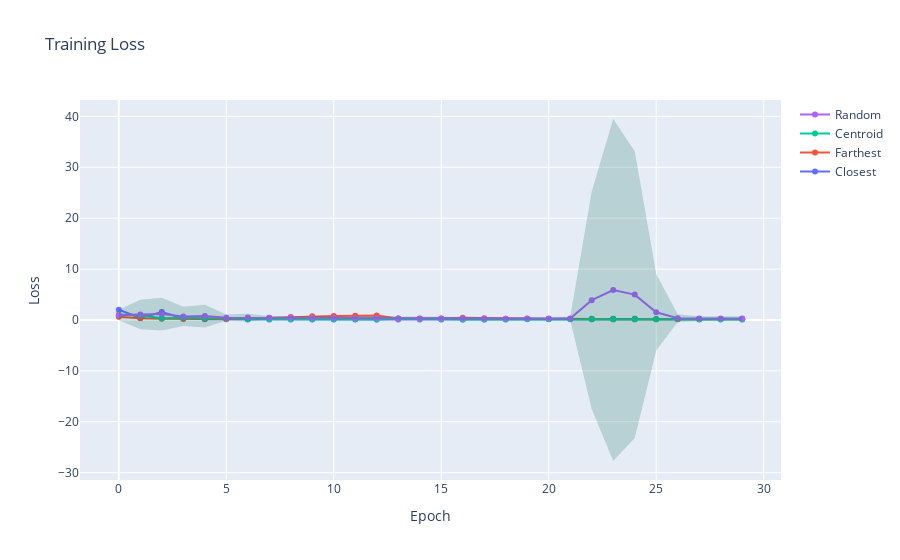

Notebook source saved alongside this figure:
### Code cell
fig = go.Figure()
fig.add_trace(go.Scatter(y=losses[0], mode='lines+markers', name='Closest'))
fig.add_trace(go.Scatter(y=losses[1], mode='lines+markers', name='Farthest'))
fig.add_trace(go.Scatter(y=losses[2], mode='lines+markers', name='Centroid'))
fig.add_trace(go.Scatter(y=np.mean(random_losses, axis=0), mode='lines+markers', name='Random'))

fig.add_trace(go.Scatter(
    x=np.arange(len(random_losses[0])),
    y=np.mean(random_losses, axis=0) + 2*np.std(random_losses, axis=0),
    mode='lines',
    line=dict(width=0),
    showlegend=False
))
fig.add_trace(go.Scatter(
    x=np.arange(len(random_losses[0])),
    y=np.mean(random_losses, axis=0) - 2*np.std(random_losses, axis=0),
    mode='lines',
    line=dict(width=0),
    fill='tonexty',
    fillcolor='rgba(0,100,80,0.2)',
    showlegend=False
))

fig.update_layout(title='Training Loss', xaxis_title='Epoch', yaxis_title='Loss')
fig.show()

### Figure 1 — Plotly figure (JSON) as saved in the notebook; plotly's stock layout.template omitted (floating-point values rounded to 4 significant figures)
{"data": [{"mode": "lines+markers", "name": "Closest", "type": "scatter", "y": [2.002, 0.3926, 1.547, 0.313, 0.1525, 0.1307, 0.1095, 0.09993, 0.09282, 0.09029, 0.09028, 0.09113, 0.09222, 0.09319, 0.09397, 0.0946, 0.09511, 0.09553, 0.1422, 0.2224, 0.1705, 0.1771, 0.2183, 0.2329, 0.2254, 0.2128, 0.2013, 0.1928, 0.1875, 0.1848]}, {"mode": "lines+markers", "name": "Farthest", "type": "scatter", "y": [0.6442, 0.3283, 0.239, 0.2002, 0.1994, 0.2054, 0.2758, 0.431, 0.6009, 0.7205, 0.7955, 0.8399, 0.8587, 0.268, 0.2639, 0.2933, 0.447, 0.3514, 0.2598, 0.2135, 0.1968, 0.2201, 0.1413, 0.1452, 0.1342, 0.1368, 0.1385, 0.1399, 0.1404, 0.1401]}, {"mode": "lines+markers", "name": "Centroid", "type": "scatter", "y": [1.041, 0.9156, 0.3372, 0.4243, 0.3171, 0.3278, 0.16, 0.1352, 0.1258, 0.1296, 0.1293, 0.1226, 0.111, 0.2355, 0.2605, 0.1441, 0.1153, 0.1124, 0.1123, 0.1309, 0.1523, 0.154, 0.1432, 0.1322, 0.1257, 0.1178, 0.218, 0.07007, 0.07705, 0.1176]}, {"mode": "lines+markers", "name": "Random", "type": "scatter", "y": [0.9632, 1.08, 1.15, 0.7025, 0.7578, 0.4542, 0.4732, 0.4197, 0.4317, 0.3945, 0.3678, 0.3465, 0.335, 0.3078, 0.3018, 0.2991, 0.2737, 0.2578, 0.2622, 0.2868, 0.2995, 0.3033, 3.892, 5.889, 4.983, 1.522, 0.3556, 0.2854, 0.2865, 0.285]}, {"line": {"width": 0}, "mode": "lines", "showlegend": false, "type": "scatter", "x": [0, 1, 2, 3, 4, 5, 6, 7, 8, 9, 10, 11, 12, 13, 14, 15, 16, 17, 18, 19, 20, 21, 22, 23, 24, 25, 26, 27, 28, 29], "y": [1.994, 3.962, 4.364, 2.602, 3.012, 1.076, 1.226, 0.7644, 0.7673, 0.739, 0.6646, 0.6142, 0.5869, 0.5887, 0.5859, 0.5854, 0.5795, 0.5743, 0.5644, 0.5964, 0.628, 0.6423, 25.26, 39.49, 33.16, 9.057, 1.113, 0.7558, 0.7413, 0.7288]}, {"fill": "tonexty", "fillcolor": "rgba(0,100,80,0.2)", "line": {"width": 0}, "mode": "lines", "showlegend": false, "type": "scatter", "x": [0, 1, 2, 3, 4, 5, 6, 7, 8, 9, 10, 11, 12, 13, 14, 15, 16, 17, 18, 19, 20, 21, 22, 23, 24, 25, 26, 27, 28, 29], "y": [-0.06726, -1.802, -2.064, -1.197, -1.496, -0.168, -0.2801, 0.07503, 0.09613, 0.0501, 0.07103, 0.07875, 0.08313, 0.02681, 0.01783, 0.01276, -0.03209, -0.05872, -0.04006, -0.02279, -0.02888, -0.03576, -17.48, -27.71, -23.19, -6.014, -0.4016, -0.1849, -0.1684, -0.1589]}], "layout": {"title": {"text": "Training Loss"}, "xaxis": {"title": {"text": "Epoch"}}, "yaxis": {"title": {"text": "Loss"}}}}
